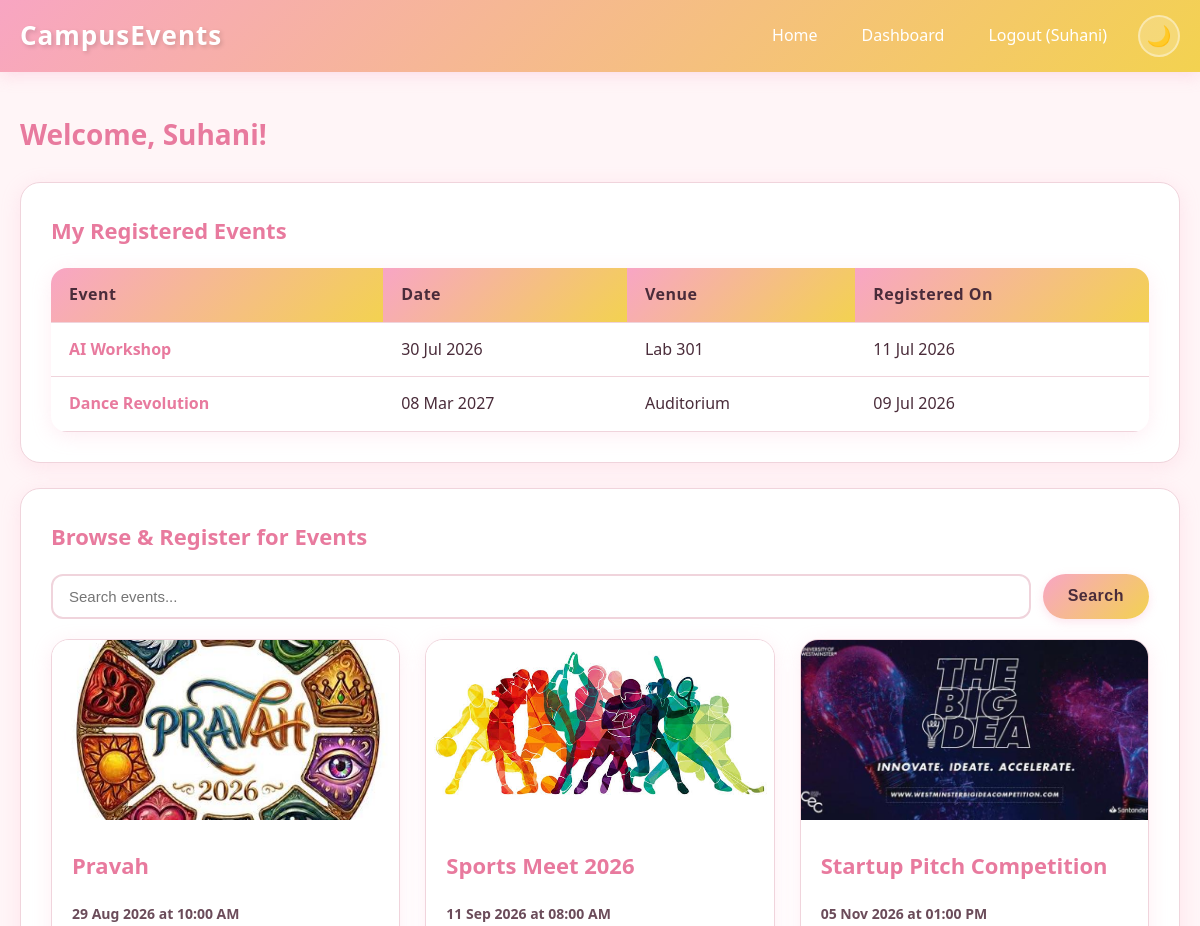
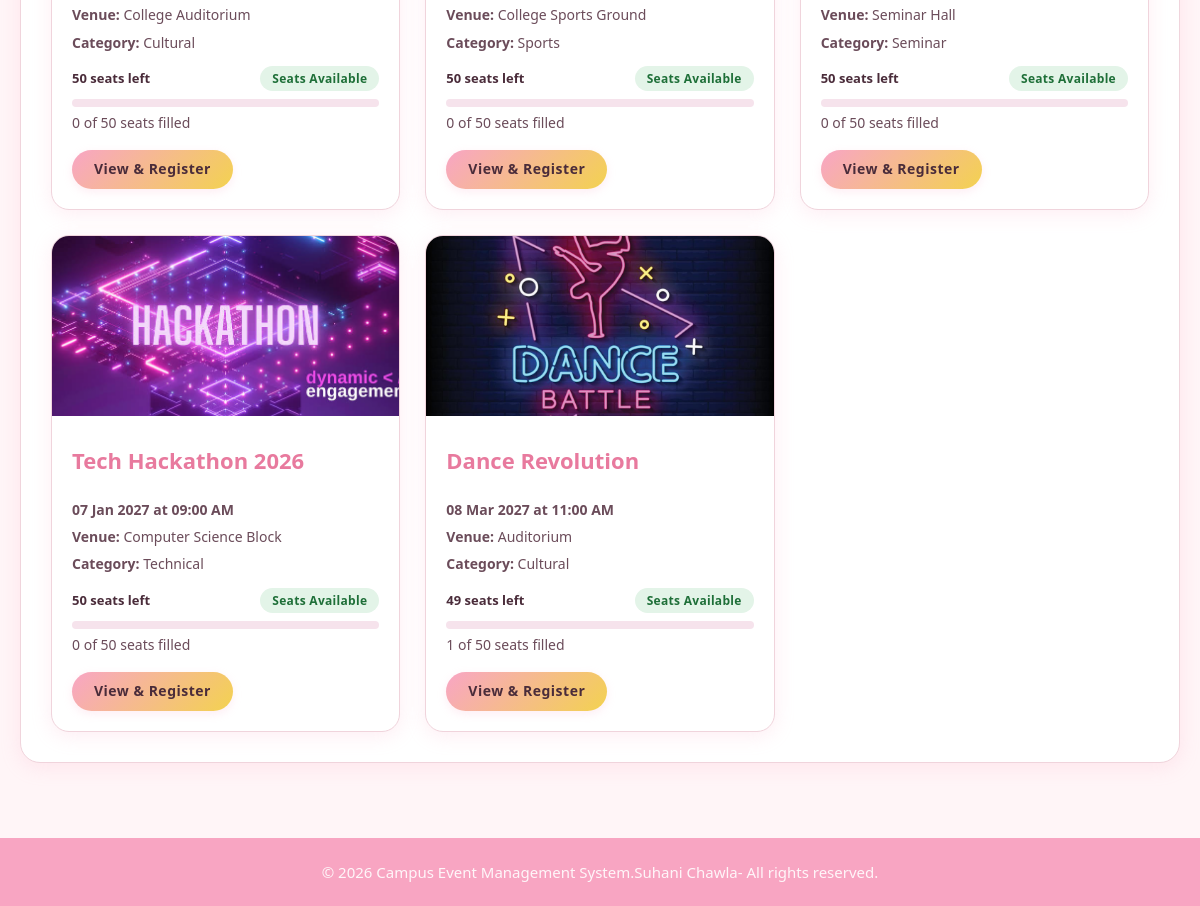
/dashboard.php (signed in), run on the app's committed database (2 pictures, top to bottom).
### tables this page shows
CREATE TABLE `registrations` (
  `id` int(11) NOT NULL,
  `user_id` int(11) NOT NULL,
  `event_id` int(11) NOT NULL,
  `registered_at` timestamp NOT NULL DEFAULT current_timestamp()
);

CREATE TABLE `events` (
  `id` int(11) NOT NULL,
  `title` varchar(200) NOT NULL,
  `description` text DEFAULT NULL,
  `event_date` date NOT NULL,
  `event_time` time DEFAULT NULL,
  `venue` varchar(200) DEFAULT NULL,
  `category` varchar(100) DEFAULT NULL,
  `organizer` varchar(100) DEFAULT NULL,
  `image` varchar(255) DEFAULT NULL,
  `capacity` int(10) unsigned NOT NULL DEFAULT 50,
  `created_at` timestamp NOT NULL DEFAULT current_timestamp()
);

### dashboard.php (the view, shortened to what this page needs)
<?php
include 'includes/config.php';
$user_id = $_SESSION['user_id'];
include_once 'includes/event_helpers.php';
?>
<?php include 'includes/footer.php';
include 'includes/header.php';
$search = "";
$sql = "SELECT e.*, COUNT(r.id) AS registered_count
        FROM events e
        LEFT JOIN registrations r ON r.event_id = e.id
        WHERE e.event_date >= CURDATE()";
$sql .= " GROUP BY e.id ORDER BY e.event_date ASC";
$stmt = mysqli_prepare($conn, $sql);
mysqli_stmt_execute($stmt);
$events_result = mysqli_stmt_get_result($stmt);
$my_events_result = false;
$my_stmt = mysqli_prepare($conn, "SELECT e.*, r.registered_at
                                  FROM registrations r
                                  JOIN events e ON r.event_id = e.id
                                  WHERE r.user_id = ?
                                  ORDER BY e.event_date ASC");
if ($my_stmt) {
    mysqli_stmt_bind_param($my_stmt, "i", $user_id);
    if (mysqli_stmt_execute($my_stmt)) {
        $my_events_result = mysqli_stmt_get_result($my_stmt);
    }
}
?>
<div class="dashboard">
    <h2>Welcome, <?= $_SESSION['user_name'] ?>!</h2>
    <section class="dashboard-section">
        <h3>My Registered Events</h3>
        <?php if ($my_events_result && mysqli_num_rows($my_events_result) > 0) { ?>
            <table class="table">
                <tr><th>Event</th><th>Date</th><th>Venue</th><th>Registered On</th></tr>
                <?php while ($re = mysqli_fetch_assoc($my_events_result)) { ?>
                    <tr>
                        <td><a href="dashboard.php?view=<?= (int)$re['id'] ?>"><?= htmlspecialchars($re['title']) ?></a></td>
                        <td><?= date("d M Y", strtotime($re['event_date'])) ?></td>
                        <td><?= htmlspecialchars($re['venue']) ?></td>
                        <td><?= date("d M Y", strtotime($re['registered_at'])) ?></td>
                    </tr>
                <?php } ?>
            </table>
        <?php } else { ?>
            <p class="no-events">You haven't registered for any events yet.</p>
        <?php } ?>
    </section>
    <section class="dashboard-section">
        <h3>Browse & Register for Events</h3>
        <div class="search-filter">
            <form method="GET" action="">
                <input type="text" name="search" placeholder="Search events..." value="<?= htmlspecialchars($search) ?>">
                <button type="submit" class="btn btn-primary">Search</button>
            </form>
        </div>
        <div class="event-grid">
            <?php if ($events_result && mysqli_num_rows($events_result) > 0) { ?>
                <?php while ($ev = mysqli_fetch_assoc($events_result)) { ?>
                    <?php
                        $img = $ev['image'] ? "uploads/" . $ev['image'] : "assets/images/default-event.jpg";
                        $seat = get_seat_info($ev['registered_count'], isset($ev['capacity']) ? $ev['capacity'] : 0);
                    ?>
                    <div class="event-card">
                        <img src="<?= $img ?>" alt="<?= htmlspecialchars($ev['title']) ?>" class="event-card-img">
                        <div class="event-card-body">
                            <h3><?= htmlspecialchars($ev['title']) ?></h3>
                            <p class="event-date">
                                <?= date("d M Y", strtotime($ev['event_date'])) ?> at <?= date("h:i A", strtotime($ev['event_time'])) ?>
                            </p>
                            <p><strong>Venue:</strong> <?= htmlspecialchars($ev['venue']) ?></p>
                            <p><strong>Category:</strong> <?= htmlspecialchars($ev['category']) ?></p>
                            <?= capacity_html($seat) ?>
                            <a href="dashboard.php?view=<?= (int)$ev['id'] ?>" class="btn btn-small">View &amp; Register</a>
                        </div>
                    </div>
                <?php } ?>
            <?php } else { ?>
                <p class="no-events">No events found.</p>
            <?php } ?>
        </div>
    </section>
</div>
<?php include 'includes/footer.php'; ?>

### includes/event_helpers.php (shortened to what this page needs)
<?php
function get_seat_info($registered, $capacity) {
    $registered = max(0, (int)$registered);
    $capacity   = (int)$capacity;
    $seat = array(
        "unlimited"  => false,
        "registered" => $registered,
        "capacity"   => $capacity,
        "available"  => 0,
        "percent"    => 0,
        "label"      => "Seats Available",
        "class"      => "status-available"
    );
    $available = $capacity - $registered;
    $percent = (int)round(($registered / $capacity) * 100);
    $seat["available"] = $available;
    $seat["percent"]   = $percent;
    return $seat;
}
function capacity_html($seat) {
    $html = '<div class="capacity-info">';
    $html .= '<div class="capacity-top">';
    if ($seat["unlimited"]) {
        $html .= '<span class="seats-left">Open registration</span>';
        $html .= '<span class="status-badge status-available">Seats Available</span>';
        $html .= '</div>';
        $html .= '<p class="capacity-summary">' . $seat["registered"] . ' registered so far</p>';
    } else {
        $html .= '<span class="seats-left">' . $seat["available"] . ' seats left</span>';
        $html .= '<span class="status-badge ' . $seat["class"] . '">' . $seat["label"] . '</span>';
        $html .= '</div>';
        $html .= '<div class="progress-bar" role="progressbar"';
        $html .= ' aria-valuemin="0" aria-valuemax="100"';
        $html .= ' aria-valuenow="' . $seat["percent"] . '"';
        $html .= ' aria-label="' . $seat["registered"] . ' of ' . $seat["capacity"] . ' seats filled">';
        $html .= '<div class="progress-fill" style="width:' . $seat["percent"] . '%"></div>';
        $html .= '</div>';
        $html .= '<p class="capacity-summary">' . $seat["registered"] . ' of ' . $seat["capacity"] . ' seats filled</p>';
    }
    $html .= '</div>';
    return $html;
}

### data on the page
registrations: event.title "AI Workshop", event.event_date "30 Jul 2026", event.venue "Lab 301", registered_at "11 Jul 2026"
registrations: event.title "Dance Revolution", event.event_date "08 Mar 2027", event.venue "Auditorium", registered_at "09 Jul 2026"
events: image (picture), title "Pravah", event_date "29 Aug 2026", event_time "10:00 AM", venue "College Auditorium", category "Cultural", capacity "50", registered "0"
events: image (picture), title "Sports Meet 2026", event_date "11 Sep 2026", event_time "08:00 AM", venue "College Sports Ground", category "Sports", available "50", registered "0"
events: image (picture), title "Startup Pitch Competition", event_date "05 Nov 2026", event_time "01:00 PM", venue "Seminar Hall", category "Seminar", available "50", registered "0"
events: image (picture), title "Tech Hackathon 2026", event_date "07 Jan 2027", event_time "09:00 AM", venue "Computer Science Block", category "Technical", available "50", registered "0"
events: image (picture), title "Dance Revolution", event_date "08 Mar 2027", event_time "11:00 AM", venue "Auditorium", category "Cultural", available "49", $seat["percent"] 2 (drawn), registered "1"

### other printed values
$_SESSION['user_name'] "Suhani"
